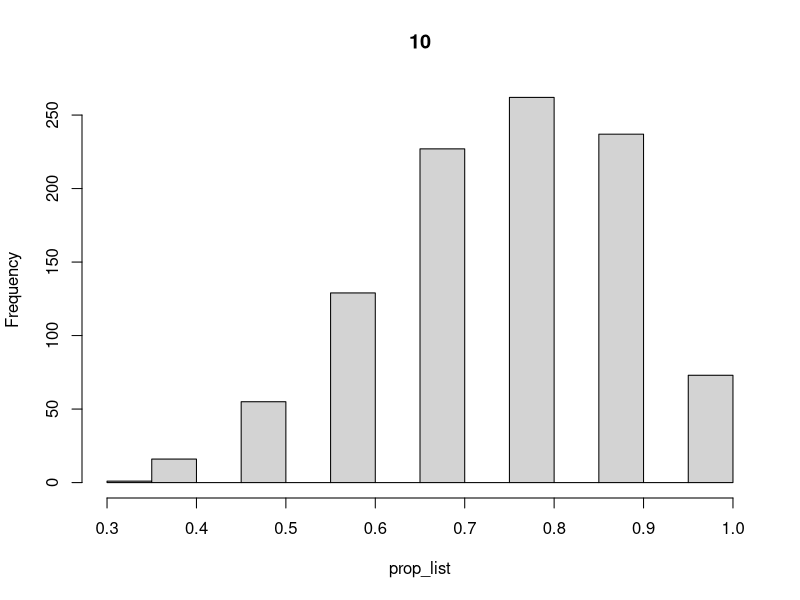
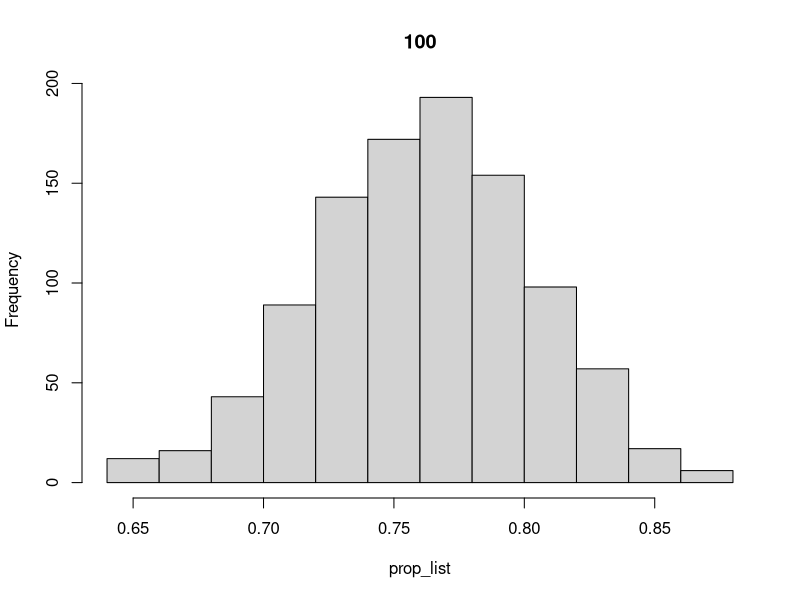
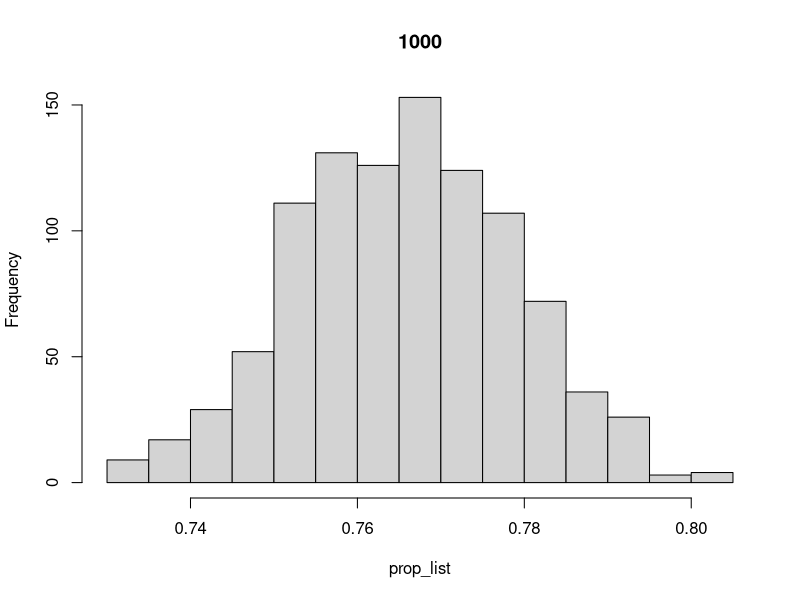
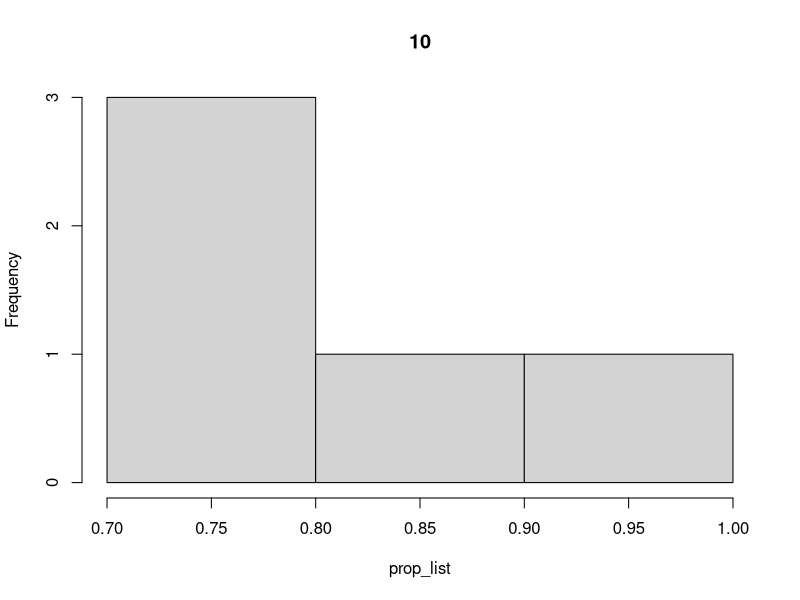
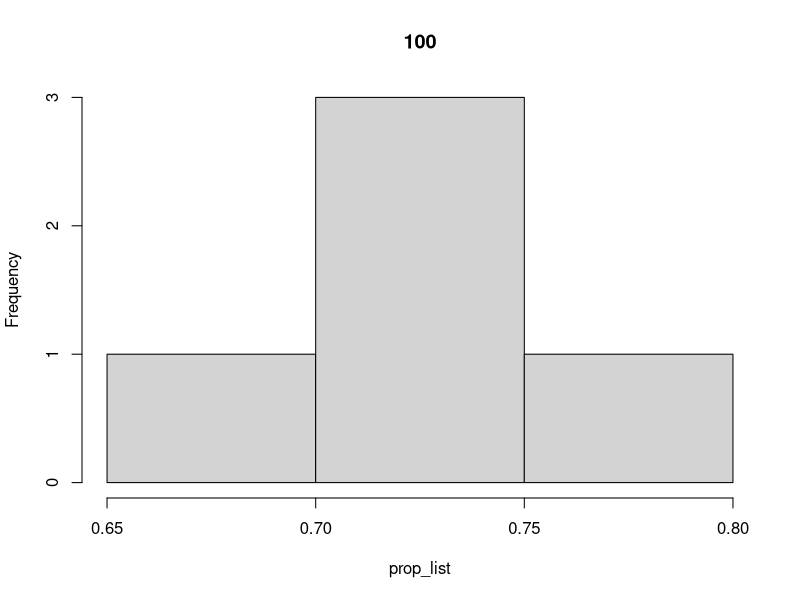
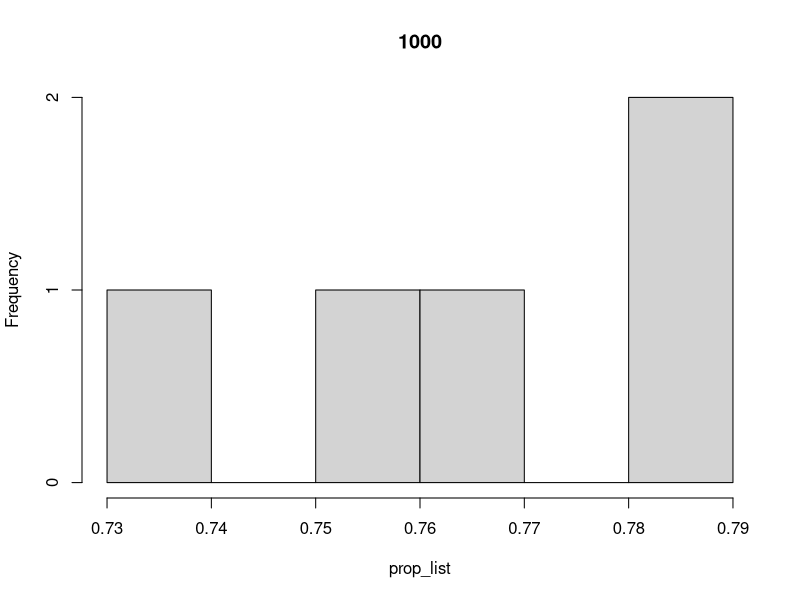

These charts were generated, in order, by the following R code:
# 1 - Po(lambda=4) variable, sample n within-set realisations, what proportion lie between 1 and 5 inclusive?

pois_list <- rpois(n=10000, lambda=4)
pois_filtered <- pois_list[(pois_list >= 1) & (pois_list <= 5)]
(proportion = length(pois_filtered) / length(pois_list))

# 2 - Replicate the above 1000 times with n = 10, 100, 1000. Give quartiles.

calc_proportion <- function(n_realisations){
  pois_list <- rpois(n=n_realisations, lambda=4)
  pois_filtered <- pois_list[(pois_list >= 1) & (pois_list <= 5)]
  proportion = length(pois_filtered) / length(pois_list)
}

for (n_val in c(10, 100, 1000)){
  cat("n_realisations = ", n_val)
  set.seed(1993)
  prop_list <- replicate(n=1000, calc_proportion(n_val))
  print(quantile(prop_list, probs=c(0.025, 0.975)))
  hist(prop_list, main=n_val)
}

# 3 - Replicate the above 5 times

for (n_val in c(10, 100, 1000)){
  cat("n_realisations = ", n_val)
  set.seed(1993)
  prop_list <- replicate(n=5, calc_proportion(n_val))
  print(quantile(prop_list, probs=c(0.025, 0.975)))
  hist(prop_list, main=n_val)
}

# The results of 3 aren't as useful as 2, as we haven't
# simulated the process enough times to give a sufficiently
# low level of error.